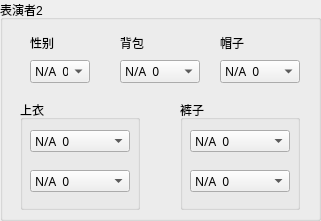
   <widget class="QGroupBox" name="actorAttributeGrp_2">
    <property name="geometry">
     <rect>
      <x>50</x>
      <y>330</y>
      <width>321</width>
      <height>221</height>
     </rect>
    </property>
    <property name="font">
     <font>
      <family>Microsoft YaHei UI</family>
     </font>
    </property>
    <property name="title">
     <string>表演者2</string>
    </property>
    <widget class="QGroupBox" name="groupBox_3">
     <property name="geometry">
      <rect>
       <x>20</x>
       <y>100</y>
       <width>120</width>
       <height>110</height>
      </rect>
     </property>
     <property name="font">
      <font>
       <family>Microsoft YaHei UI</family>
      </font>
     </property>
     <property name="title">
      <string>上衣</string>
     </property>
     <widget class="QComboBox" name="upperClothingColorComboBox_2">
      <property name="geometry">
       <rect>
        <x>10</x>
        <y>30</y>
        <width>100</width>
        <height>22</height>
       </rect>
      </property>
      <property name="font">
       <font>
        <family>Microsoft YaHei UI Light</family>
       </font>
      </property>
      <item>
       <property name="text">
        <string>N/A  0</string>
       </property>
      </item>
      <item>
       <property name="text">
        <string>红色  1</string>
       </property>
      </item>
      <item>
       <property name="text">
        <string>黑色  2</string>
       </property>
      </item>
      <item>
       <property name="text">
        <string>蓝色  3</string>
       </property>
      </item>
      <item>
       <property name="text">
        <string>绿色  4</string>
       </property>
      </item>
      <item>
       <property name="text">
        <string>花色  5</string>
       </property>
      </item>
      <item>
       <property name="text">
        <string>灰色  6</string>
       </property>
      </item>
      <item>
       <property name="text">
        <string>白色  7</string>
       </property>
      </item>
      <item>
       <property name="text">
        <string>黄色  8</string>
       </property>
      </item>
      <item>
       <property name="text">
        <string>茶色  9</string>
       </property>
      </item>
      <item>
       <property name="text">
        <string>紫色  10</string>
       </property>
      </item>
      <item>
       <property name="text">
        <string>粉色  11</string>
       </property>
      </item>
     </widget>
     <widget class="QComboBox" name="upperClothingStyleComboBox_2">
      <property name="geometry">
       <rect>
        <x>10</x>
        <y>70</y>
        <width>100</width>
        <height>22</height>
       </rect>
      </property>
      <property name="font">
       <font>
        <family>Microsoft YaHei UI Light</family>
       </font>
      </property>
      <item>
       <property name="text">
        <string>N/A  0</string>
       </property>
      </item>
      <item>
       <property name="text">
        <string>长袖  1</string>
       </property>
      </item>
      <item>
       <property name="text">
        <string>短袖  2</string>
       </property>
      </item>
      <item>
       <property name="text">
        <string>裙子  3</string>
       </property>
      </item>
     </widget>
    </widget>
    <widget class="QGroupBox" name="groupBox_4">
     <property name="geometry">
      <rect>
       <x>180</x>
       <y>100</y>
       <width>120</width>
       <height>110</height>
      </rect>
     </property>
     <property name="font">
      <font>
       <family>Microsoft JhengHei UI</family>
      </font>
     </property>
     <property name="title">
      <string>裤子</string>
     </property>
     <widget class="QComboBox" name="lowerClothingColorComboBox_2">
      <property name="geometry">
       <rect>
        <x>10</x>
        <y>30</y>
        <width>100</width>
        <height>22</height>
       </rect>
      </property>
      <property name="font">
       <font>
        <family>Microsoft YaHei UI Light</family>
       </font>
      </property>
      <item>
       <property name="text">
        <string>N/A  0</string>
       </property>
      </item>
      <item>
       <property name="text">
        <string>红色  1</string>
       </property>
      </item>
      <item>
       <property name="text">
        <string>黑色  2</string>
       </property>
      </item>
      <item>
       <property name="text">
        <string>蓝色  3</string>
       </property>
      </item>
      <item>
       <property name="text">
        <string>绿色  4</string>
       </property>
      </item>
      <item>
       <property name="text">
        <string>花色  5</string>
       </property>
      </item>
      <item>
       <property name="text">
        <string>灰色  6</string>
       </property>
      </item>
      <item>
       <property name="text">
        <string>白色  7</string>
       </property>
      </item>
      <item>
       <property name="text">
        <string>黄色  8</string>
       </property>
      </item>
      <item>
       <property name="text">
        <string>茶色  9</string>
       </property>
      </item>
      <item>
       <property name="text">
        <string>紫色  10</string>
       </property>
      </item>
      <item>
       <property name="text">
        <string>粉色  11</string>
       </property>
      </item>
     </widget>
     <widget class="QComboBox" name="lowerClothingStyleComboBox_2">
      <property name="geometry">
       <rect>
        <x>10</x>
        <y>70</y>
        <width>100</width>
        <height>22</height>
       </rect>
      </property>
      <property name="font">
       <font>
        <family>Microsoft YaHei UI Light</family>
       </font>
      </property>
      <item>
       <property name="text">
        <string>N/A  0</string>
       </property>
      </item>
      <item>
       <property name="text">
        <string>长裤  1</string>
       </property>
      </item>
      <item>
       <property name="text">
        <string>短裤  2</string>
       </property>
      </item>
      <item>
       <property name="text">
        <string>裙子  3</string>
       </property>
      </item>
     </widget>
    </widget>
    <widget class="QComboBox" name="genderComboBox_2">
     <property name="geometry">
      <rect>
       <x>30</x>
       <y>60</y>
       <width>60</width>
       <height>23</height>
      </rect>
     </property>
     <property name="font">
      <font>
       <family>Microsoft YaHei UI Light</family>
      </font>
     </property>
     <item>
      <property name="text">
       <string>N/A  0</string>
      </property>
     </item>
     <item>
      <property name="text">
       <string>男  1</string>
      </property>
     </item>
     <item>
      <property name="text">
       <string>女  2</string>
      </property>
     </item>
    </widget>
    <widget class="QComboBox" name="backpackComboBox_2">
     <property name="geometry">
      <rect>
       <x>120</x>
       <y>60</y>
       <width>80</width>
       <height>23</height>
      </rect>
     </property>
     <property name="font">
      <font>
       <family>Microsoft YaHei UI Light</family>
      </font>
     </property>
     <item>
      <property name="text">
       <string>N/A  0</string>
      </property>
     </item>
     <item>
      <property name="text">
       <string>红色  1</string>
      </property>
     </item>
     <item>
      <property name="text">
       <string>黑色  2</string>
      </property>
     </item>
     <item>
      <property name="text">
       <string>绿色  3</string>
      </property>
     </item>
     <item>
      <property name="text">
       <string>黄色  4</string>
      </property>
     </item>
    </widget>
    <widget class="QComboBox" name="hatComboBox_2">
     <property name="geometry">
      <rect>
       <x>220</x>
       <y>60</y>
       <width>80</width>
       <height>23</height>
      </rect>
     </property>
     <property name="font">
      <font>
       <family>Microsoft YaHei UI Light</family>
      </font>
     </property>
     <item>
      <property name="text">
       <string>N/A  0</string>
      </property>
     </item>
     <item>
      <property name="text">
       <string>红色  1</string>
      </property>
     </item>
     <item>
      <property name="text">
       <string>黑色  2</string>
      </property>
     </item>
     <item>
      <property name="text">
       <string>黄色  3</string>
      </property>
     </item>
     <item>
      <property name="text">
       <string>白色  4</string>
      </property>
     </item>
    </widget>
    <widget class="QLabel" name="label_7">
     <property name="geometry">
      <rect>
       <x>30</x>
       <y>35</y>
       <width>60</width>
       <height>16</height>
      </rect>
     </property>
     <property name="font">
      <font>
       <family>Microsoft YaHei UI</family>
      </font>
     </property>
     <property name="text">
      <string>性别</string>
     </property>
    </widget>
    <widget class="QLabel" name="label_8">
     <property name="geometry">
      <rect>
       <x>120</x>
       <y>35</y>
       <width>80</width>
       <height>16</height>
      </rect>
     </property>
     <property name="font">
      <font>
       <family>Microsoft YaHei UI</family>
      </font>
     </property>
     <property name="text">
      <string>背包</string>
     </property>
    </widget>
    <widget class="QLabel" name="label_9">
     <property name="geometry">
      <rect>
       <x>220</x>
       <y>35</y>
       <width>80</width>
       <height>16</height>
      </rect>
     </property>
     <property name="font">
      <font>
       <family>Microsoft YaHei UI</family>
      </font>
     </property>
     <property name="text">
      <string>帽子</string>
     </property>
    </widget>
   </widget>
